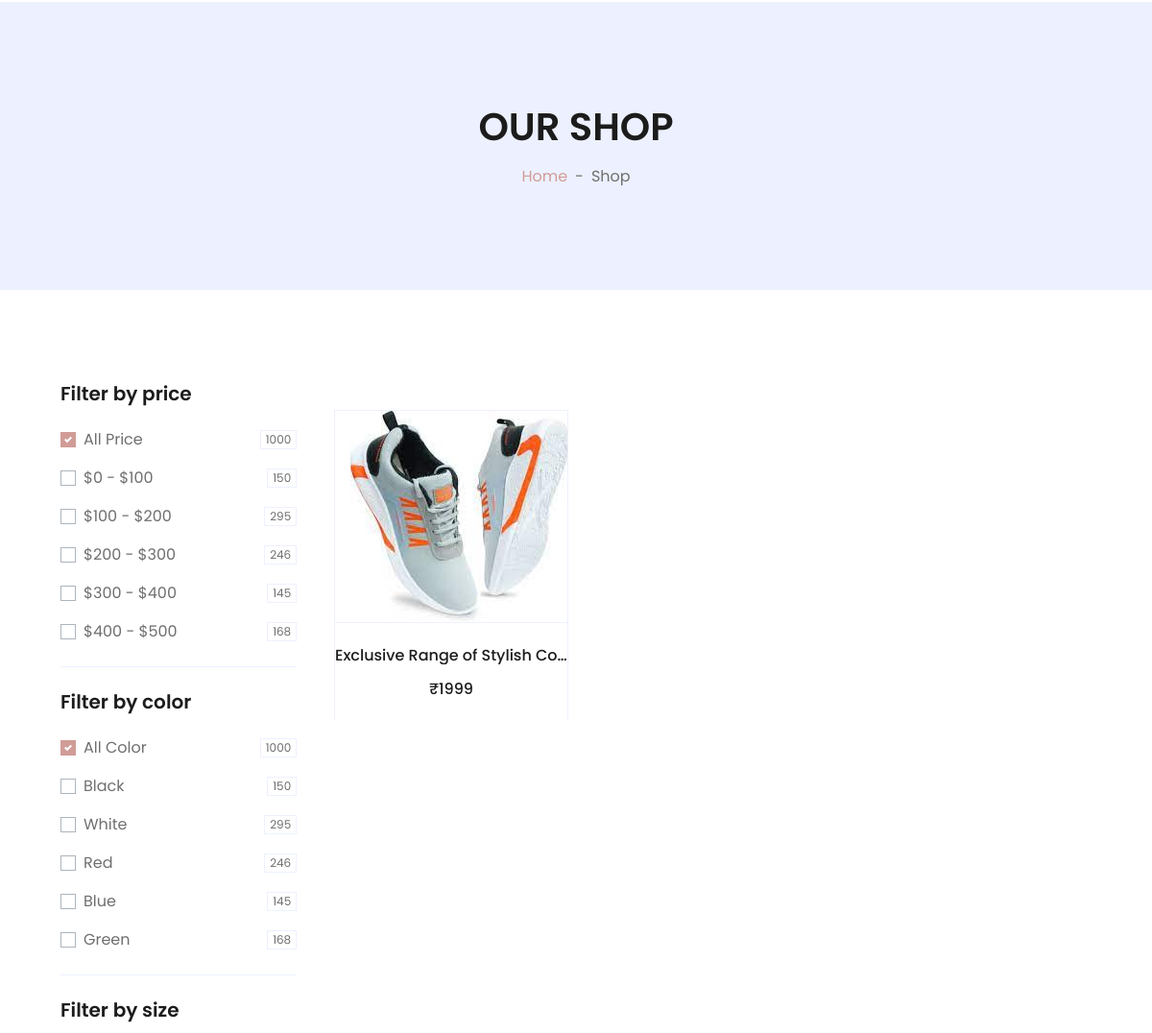
Page /shop/6 (middle part) on the earlier database version.
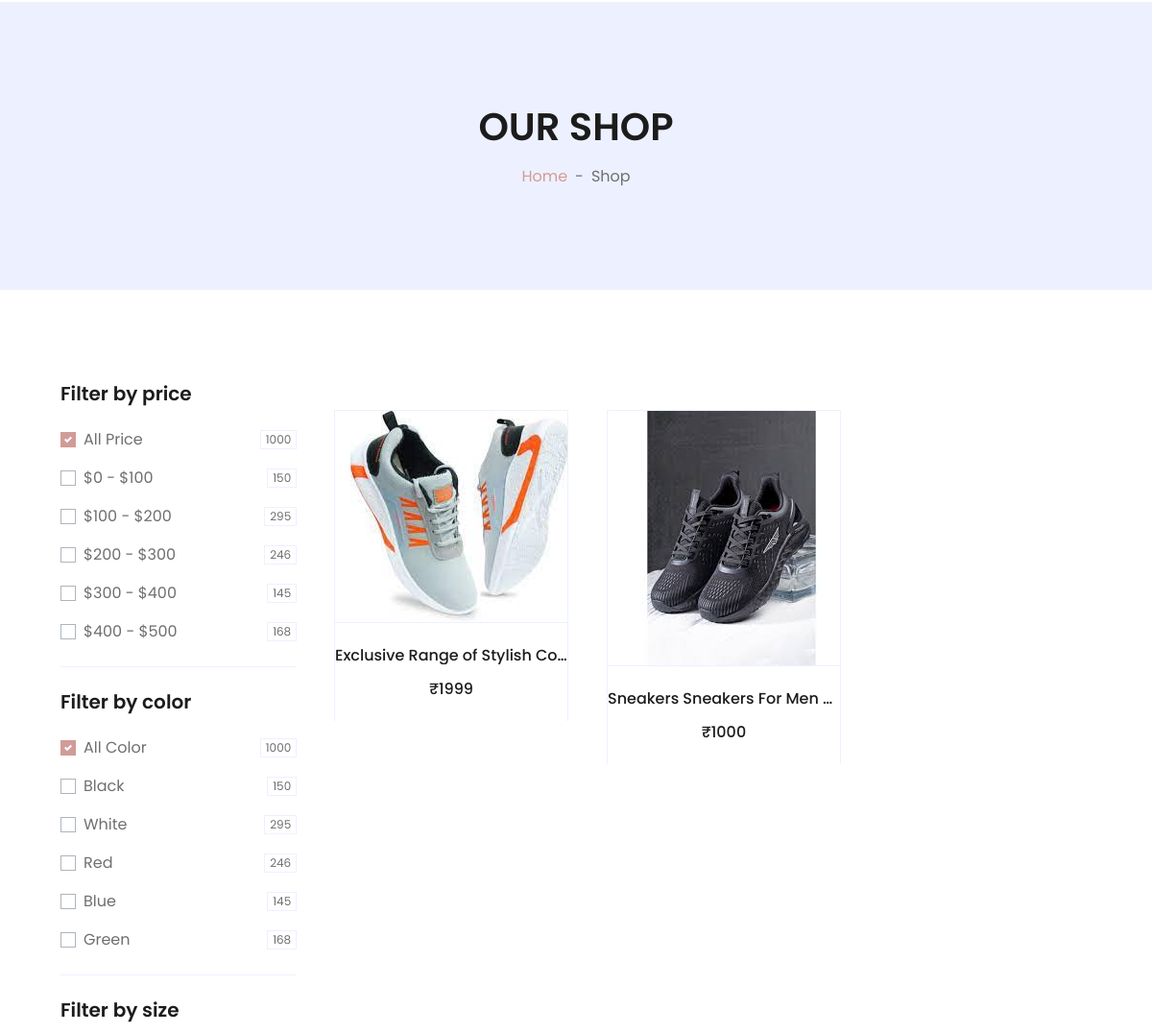
Same page on the later database version.
### myapp/models.py (models this page shows, shortened)
class Product(models.Model):
    category = models.ForeignKey(Category, on_delete=models.CASCADE,related_name='prd_cat')
    sub_category = models.ForeignKey(SubCategory, on_delete=models.CASCADE,related_name='prd_subcat')
    name = models.CharField(max_length=255)
    description = models.TextField()
    price = models.PositiveIntegerField()
    product_sku = models.CharField(max_length=100,unique=True)
    brand = models.CharField(max_length=255)
    title = models.CharField(max_length=255)
    total_stock_unit = models.PositiveIntegerField(default=0)
    sold_stock_unit = models.PositiveIntegerField(default=0)
    available_on = models.DateTimeField(auto_now_add=True,editable=True)
    update_date = models.DateTimeField(auto_now=True)

class Media(models.Model):
    product = models.ForeignKey(Product, on_delete=models.CASCADE,related_name='media_prd')
    image = models.ImageField(upload_to='images/')
    description = models.TextField()

### myapp/views.py (the view)
# urls.py: path('shop/<int:sid>',views.ShopView.as_view(),name='shop'),
class ShopView(View):
    def get(self,request,*args,**kwargs):
        categories = Category.objects.all()
        sub_data = SubCategory.objects.get(id=kwargs['sid'])
        product_data= Product.objects.filter(sub_category=sub_data)
        if request.user.is_authenticated:
            cart = Cart.objects.get(user=request.user)
            cartitem = CartItem.objects.filter(cart=cart,payed='False')
            context = {
                    'categories' : categories,
                    'product_data' : product_data,
                    'cartitem' : cartitem,
            }
            return render(request, "myapp/shop.html",context)
        else:
            context = {
                    'categories' : categories,
                    'product_data' : product_data,
            }
            return render(request, "myapp/shop.html",context)

### myapp/templates/myapp/shop.html (shortened to what the changed rows need)
{% extends 'myapp/base.html' %}
{% block body %}
    <div class="container-fluid bg-secondary mb-5">
        <div class="d-flex flex-column align-items-center justify-content-center" style="min-height: 300px">
            <h1 class="font-weight-semi-bold text-uppercase mb-3">Our Shop</h1>
        </div>
    </div>
    <div class="container-fluid pt-5">
        <div class="row px-xl-5">
            <div class="col-lg-9 col-md-12">
                <div class="row pb-3">
                    {% for data in product_data %}
                    <div class="col-lg-4 col-md-6 col-sm-12 pb-1 ml-2">
                        <div class="card product-item border-0 mb-4">
                            <a href="{% url 'detail' data.id %}" class="btn btn-sm text-dark p-0  ">
                                <div class="card-header product-img position-relative overflow-hidden bg-transparent border p-0">
                                    <img class="img-fluid w-70 ml-3" src="../../../media/{{data.media_prd.first.image.name}}" alt="">
                                </div>
                                <div class="card-body border-left border-right text-center p-0 pt-4 pb-3">
                                    <h6 class="text-truncate mb-3">{{data.title}}</h6>
                                    <div class="d-flex justify-content-center">
                                        <h6>₹{{data.price}}</h6>
                                    </div>
                                </div>
                            </a>
                        </div>
                    </div>
                    {% endfor %}
                </div>
            </div>
        </div>
    </div>
    {% endblock body %}

Differences in the rows shown:
added Product: media_prd.first.image.name (picture), title "Sneakers Sneakers For Men…", price "1000"
